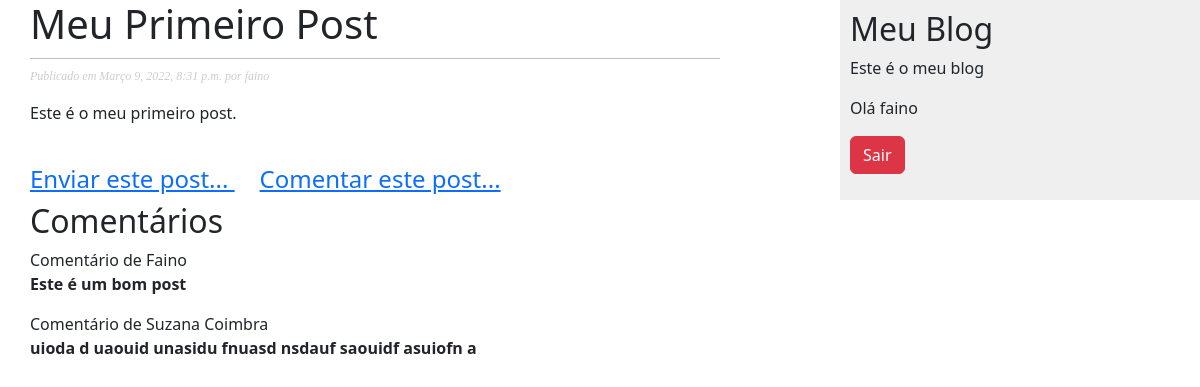
Page /2022/3/10/meu-primeiro-post/ (signed in) on the committed database.
### meublog/models.py (models this page shows, shortened)
class Post(models.Model):
    STATUS_CHOICES = (
        ('rascunho', 'Rascunho'),
        ('publicado', 'Publicado')
    )
    objects = models.Manager()
    publicados = PublicadosManager()
    titulo = models.CharField(max_length=250)
    slug = models.SlugField(max_length=100)
    corpo = models.TextField()
    autor = models.ForeignKey(User, on_delete=models.CASCADE, related_name='meublog_posts')
    publicado = models.DateTimeField(default=timezone.now)
    criado = models.DateTimeField(auto_now_add=True)
    status = models.CharField(max_length=9, choices=STATUS_CHOICES, default='rascunho')
    class Meta:
        ordering = ('-publicado',)
        verbose_name = "Post"
        verbose_name_plural = "Posts"

class Comentario(models.Model):
    nome = models.CharField(max_length=50)
    email = models.EmailField()
    corpo = models.TextField()
    criado = models.DateTimeField(auto_now_add=True)
    atualizado = models.DateTimeField(auto_now=True)
    ativo = models.BooleanField(default=False)
    post = models.ForeignKey(Post, on_delete=models.CASCADE)
    class Meta:
        verbose_name = "Comentário"
        verbose_name_plural = "Comentários"

### meublog/views.py (the view)
class DetalharPostView(DetailView):
    template_name = "meublog/post/detalharpost.html"
    model = Post
    def _get_coments(self, id_post):
        try:
            return Comentario.objects.filter(post_id=id_post,
                                             ativo=True)
        except Comentario.DoesNotExist:
            raise Exception
    def get_context_data(self, **kwargs):
        context = super(DetalharPostView, self).get_context_data(**kwargs)
        context['coments'] = self._get_coments(self.object.id)
        return context

### meublog/templates/meublog/post/detalharpost.html (shortened to what this page needs)
{% extends 'meublog/base.html' %}
{% block conteudo %}
    <h1>{{ post.titulo }}</h1>
    <p class="date">
        Publicado em {{ post.publicado }} por {{ post.autor }}
    </p>
    <p>
        {{ post.corpo|linebreaks }}
    </p>
    <br>
    <h4>
        <a href="{% url 'meublog:enviarpost' post.id %}">
            Enviar este post...
        </a> &nbsp;&nbsp;&nbsp;
        <a href="{% url 'meublog:comentar_post' post.id %}">
            Comentar este post...
        </a>
    </h4>
    <h2>Comentários</h2>
    {% for c in coments %}
        <p>Comentário de {{ c.nome }}<br>
            <b>{{ c.corpo }}</b>
        </p>
    {% endfor %}
{% endblock %}

### meublog/templates/meublog/base.html (shortened to what this page needs)
{% load static %}
<!DOCTYPE html>
<html lang="pt-br">
<head>
    <link href="{% static 'meublog.css' %}" rel="stylesheet">
    <link href="https://cdn.jsdelivr.net/npm/bootstrap@5.2.0-beta1/dist/css/bootstrap.min.css" rel="stylesheet">
</head>
<body>
    <div id="content">
        {% block conteudo %}
        {% endblock %}
    </div>
    <div id="sidebar">
        <h2>Meu Blog</h2>
        <p>Este é o meu blog</p>
        {% if user.is_anonymous %}
            <p><a href="{% url 'meublog:cadastrouser' %}"
                  class="btn btn-success">
                Cadastrar
                </a>
            </p>
            <p><a href="{% url 'meublog:loginuser' %}"
                  class="btn btn-primary">
                Logar
                </a>
            </p>
        {% else %}
            <p>Olá {{ user.username }}</p>
            <p><a href="{% url 'meublog:logoutuser' %}"
                  class="btn btn-danger">Sair</a>
            </p>
        {% endif %}
    </div>
</body>
</html>

### meublog/static/meublog.css (style rules this page uses)
body { margin:0; padding:0; font-family:helvetica, sans-serif; }
a { color:#00abff; text-decoration:none; }
h1 { font-weight:normal; border-bottom:1px solid #bbb; padding:0 0 10px 0; }
h2 { font-weight:normal; margin:30px 0 0; }
#content { float:left; width:60%; padding:0 0 0 30px; }
#sidebar { float:right; width:30%; padding:10px; background:#efefef; height:100%; }
p.date { color:#ccc; font-family: georgia, serif; font-size: 12px; font-style: italic; }

### rows in the picture
Post: publicado "Março 9, 2022, 8:31 p.m.", autor "faino", corpo "Este é o meu primeiro post."
Comentario: nome "Faino", corpo "Este é um bom post"
Comentario: nome "Suzana Coimbra", corpo "uioda d uaouid unasidu fnuasd nsdauf saouidf asuiofn a"

### other values in the picture
{{ user.username }} "faino"
